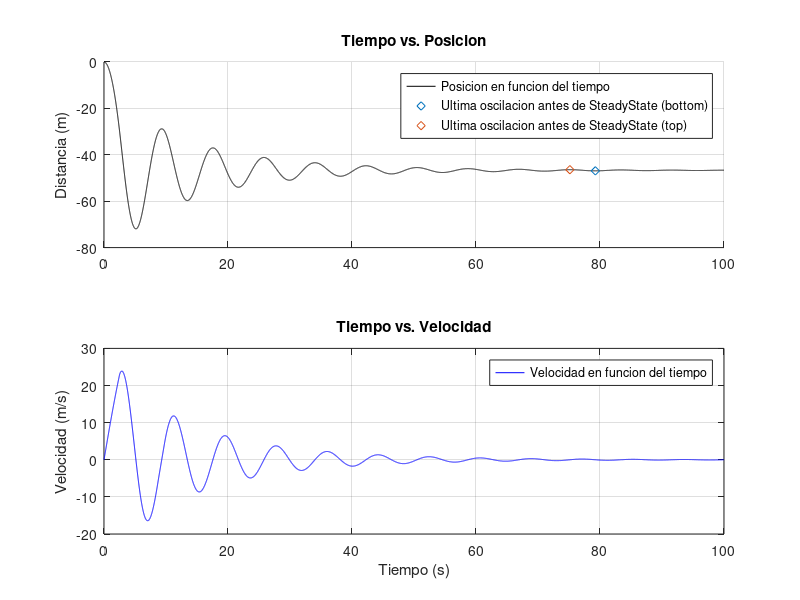

This figure's MATLAB source:
% clear all
close all
clc

% Parámetros
% Parámetros
L = 30; % Longitud de la cuerda (m)
m = 68.1; % Masa del saltador (kg)
Cd = 0.25; % Coeficiente de arrastre
k = 40; % Constante de la cuerda (N/m)
g = 9.81; % Aceleración debido a la gravedad (m/s^2)
c = 8; % Coeficiente de amortiguación
h = 0.01; % Paso de tiempo (s)
tol = 0.5; % Tolerancia para determinar el estado estacionario (m)

% valores iniciales
x = 0; % Posición inicial del saltador (m)
v = 0; % Velocidad inicial del saltador (m/s)
T = 0:h:100; % Vector de tiempo (s)
n = length(T); % Número de elementos en el vector de tiempo

% Aceleración
% Aceleración
a = @(x, v) g - (Cd/m) * abs(v) * v;

steatyTi = 0; % Tiempo en el que el sistema alcanza el estado estacionario
top = 10; % Valor inicial para la posición máxima (se actualiza durante la simulación)
bottom = -10; % Valor inicial para la posición mínima (se actualiza durante la simulación)
X = zeros(1,n); % Vector para almacenar la posición en cada instante de tiempo
V = zeros(1,n); % Vector para almacenar la velocidad en cada instante de tiempo
X(1) = x; % Valor inicial de la posición
V(1) = v; % Valor inicial de la velocidad

% Runge-Kutta 4
for ti = 2 : n
    % Definición de la aceleración
    a = @(x, v) g - (Cd/m) * abs(v) * v - (x > L) * ((k/m) * (x - L) + (c/m) * v);

    % Cálculo de los coeficientes k del método de Runge-Kutta de cuarto orden
    k1x = h * v;
    k1v = h * a(x, v);
    k2x = h * (v + 0.5*k1v);
    k2v = h * a(x + 0.5*k1x, v + 0.5*k1v);
    k3x = h * (v + 0.5*k2v);
    k3v = h * a(x + 0.5*k2x, v + 0.5*k2v);
    k4x = h * (v + k3v);
    k4v = h * a(x + k3x, v + k3v);

    % Actualización de la posición y velocidad utilizando los coeficientes k
    x = x + (k1x + 2*k2x + 2*k3x + k4x) / 6;
    v = v + (k1v + 2*k2v + 2*k3v + k4v) / 6;
    X(ti) = x;
    V(ti) = v;

    % Búsqueda de la última oscilación antes de alcanzar el estado estacionario
    if (ti >= 3 && steatyTi == 0)
        if ((X(ti) < X(ti-1)) && X(ti-1) > X(ti-2))
            top = X(ti-1);
            topTime = ti-1;
        end
        if ((X(ti) > X(ti-1)) && X(ti-1) < X(ti-2))
            bottom = X(ti-1);
            bottomTime = ti-1;
        end
    end

    % Determinación del tiempo en el que se alcanza el estado estacionario
    if ((abs(top - bottom) < tol) && steatyTi == 0)
        steatyTi = ti-1;
    end
end

% Plot
subplot(2,1,1);
hold on;
plot(T, -X,'k');
title('Tiempo vs. Posicion');
plot(T(topTime),-X(topTime),'d')
plot(T(bottomTime),-X(bottomTime),'d')
legend('Posicion en funcion del tiempo','Ultima oscilacion antes de SteadyState (bottom)','Ultima oscilacion antes de SteadyState (top)');
grid on;
ylabel('Distancia (m)');
subplot(2,1,2);
plot(T, V, 'b');
grid on;
title('Tiempo vs. Velocidad');
xlabel('Tiempo (s)');
ylabel('Velocidad (m/s)');
legend('Velocidad en funcion del tiempo');

fprintf(['La primera grafica representa la posicion del saltador del bungee respecto al \n' ...
    'tiempo. Esta grafica representa visualmente la caída de la persona bajo \n' ...
    'la influencia de la gravedad, y su interacción con la fuerza elastica \n' ...
    '(cuerda) y demas interacciones definidas en los parametros. Se destacan \n' ...
    'dos puntos que representan la ultima oscilacion antes \n' ...
    'de que el sistema alcance el estado estacionario. \n\n'])

fprintf(['La segunda grafica muestra como cambia la velocidad de la persona a \n' ...
    'lo largo del tiempo, esta velocidad se obtuvo a traves de la integracion \n' ...
    'de la velocidad. \n\n'])

fprintf(['estas graficas juntas muestran como la persona inicia su \n' ...
    'movimiento desde el reposo, experimenta aceleracion debido a la \n' ...
    'gravedad y es afectado por la resistencia del aire, y la forma en que \n' ...
    'eventualmente entra en un estado de oscilacion amortiguada debido \n' ...
    'a la fuerza elastica que ejerce la cuerda y de la amortiguacion aplicada \n' ...
    'cuando la persona se estira mas alla de la longitud que tiene. \n' ...
    'Finalmente, el sistema alcanza un estado estacionario, \n' ...
    'donde la posición y la velocidad se estabilizan.\n\n'])

fprintf(['El valor final de la posición representa el punto donde la persona \n' ...
    'se ha detenido (o la posicion deja de variar significativamente. \n' ...
    'Esto ocurre cuando la combinación de la resistencia del aire, la gravedad \n' ...
    'y las fuerzas elasticas y de amortiguacion equilibran el movimiento de la persona, \n' ...
    'llevandolo a un estado estacionario.\n\n'])

fprintf(['El instante en el tiempo en que las oscilaciones bajan de la amplitud \n' ...
    'de tolerancia definida de %.2f metros es a los %.4f segundos.\n'], tol, T(steatyTi));
